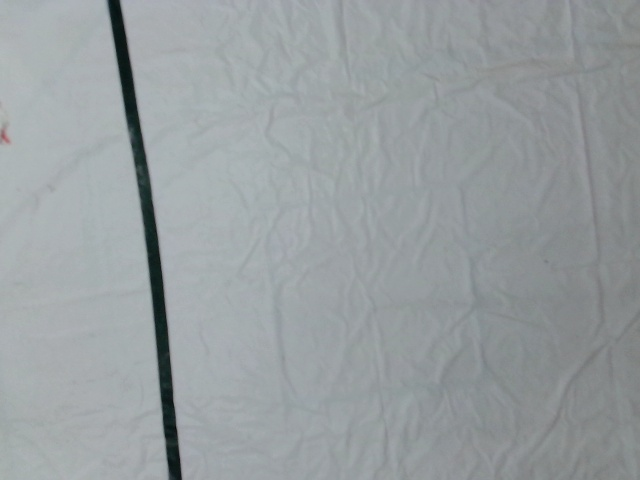
#> input picture picture/1563045960/origpic/49.jpg, 640 x 480 px, found by its file name
$ python landmark_h_for.py
#> lines starting #> are read from the running program, lines starting #| are printed output that depends on the picture
#> further down, src is the input picture: shape (480, 640, 3); mean B, G, R 160.3, 158, 151.8
# -*- coding:utf-8 -*-
#
# 检测降落标志"H"
#

import cv2 as cv
import math


image_center = (180, 320)


def detect_h(_src):
    # 图像逆时针旋转90度
    _src = cv.flip(cv.transpose(_src), 0)
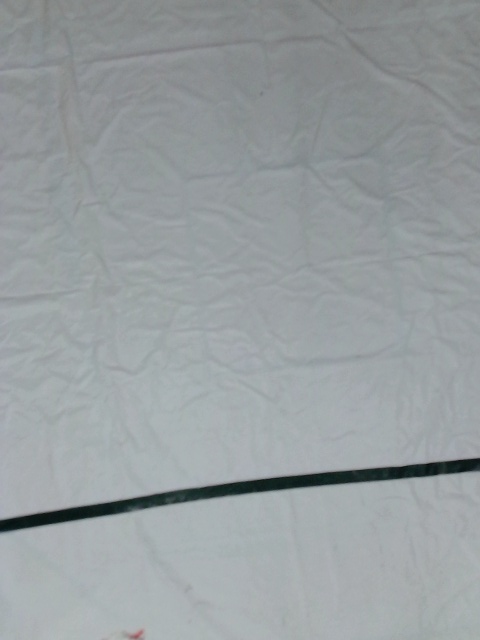
#> _src: shape (640, 480, 3); mean of channels 0, 1, 2 160.3, 158, 151.8; drawn as B, G, R
    # 通过颜色范围检测提取ROI区域
    roi = cv.inRange(_src, (85, 20, 0), (130, 80, 60))
#> roi: shape (640, 480); every value is 0
    # cv.imshow("roi", roi)

    M = cv.moments(roi)
#> M = moments, m00 0
    if M['m00'] == 0:
        return _src, None, None, None
    cx, cy = M['m10'] / M['m00'], M['m01'] / M['m00']

    # H中心减图像中心，得到x偏差和y偏差
    cx = round(cx)
    cy = round(cy)
    x_bias = cx - image_center[0]
    y_bias = cy - image_center[1]

    # 计算forward_angle
    x_abs = abs(x_bias)
    y_abs = abs(y_bias)
    if x_bias == 0 or y_bias == 0:
        return _src, x_bias, y_bias, 0

    forward_angle = round(math.atan(x_abs / y_abs) / math.pi * 180)
    # 第一象限
    if y_bias < 0 < x_bias:
        pass
    # 第二象限
    elif x_bias < 0 and y_bias < 0:
        forward_angle = -forward_angle
    # 第三象限
    elif x_bias < 0 < y_bias:
        forward_angle = forward_angle - 180
    # 第四象限
    elif forward_angle != 0:
        forward_angle = 180 - forward_angle

    cv.circle(_src, (cx, cy), 2, (255, 255, 255), 2)
    cv.circle(_src, image_center, 2, (255, 255, 255), 2)
    cv.line(_src, image_center, (cx, cy), (255, 0, 0), 2)

    return _src, x_bias, y_bias, round(forward_angle)


if __name__ == "__main__":

    # [8 lines of commented-out code are left out]

    src = cv.imread("../picture/1563053640/origpic/49.jpg")
    cv.imshow("input", src)
#> (the run stopped early here; a loop or call above may not have finished)

$ run again, with picture/1563045960/origpic/10.jpg copied over picture/1563045960/origpic/49.jpg
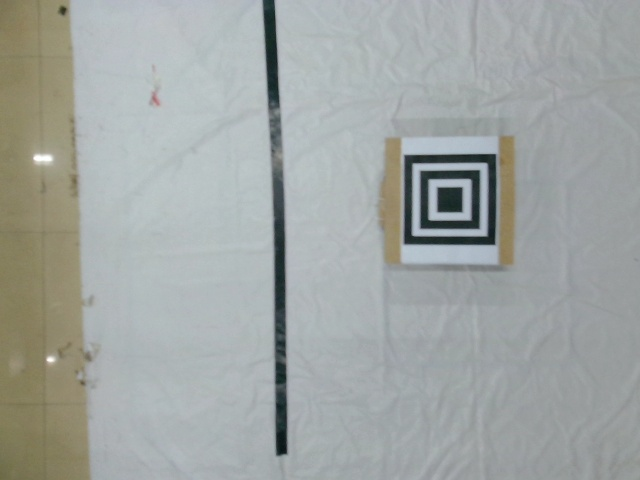
#> input picture picture/1563045960/origpic/10.jpg, 640 x 480 px, found by its file name
#> src is the input picture: shape (480, 640, 3); mean B, G, R 163.3, 165.6, 160.6
#> in detect_h, `_src = cv.flip(cv.transpose(_src), 0)`:
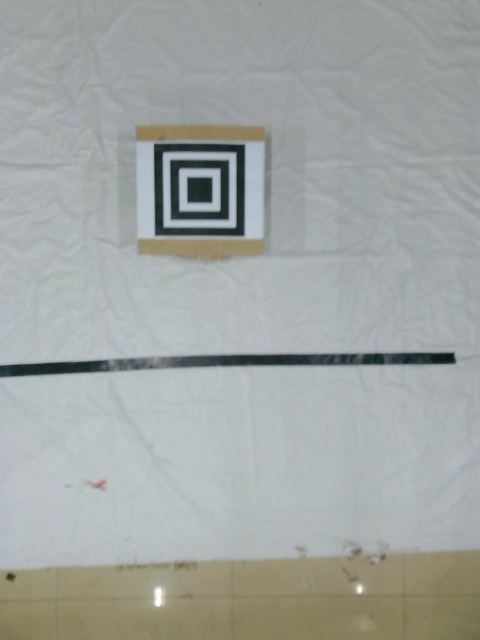
#> _src: shape (640, 480, 3); mean of channels 0, 1, 2 163.3, 165.6, 160.6; drawn as B, G, R
#> roi: shape (640, 480); every value is 0
#> M = moments, m00 0

$ run again, with picture/1563045960/origpic/100.jpg copied over picture/1563045960/origpic/49.jpg
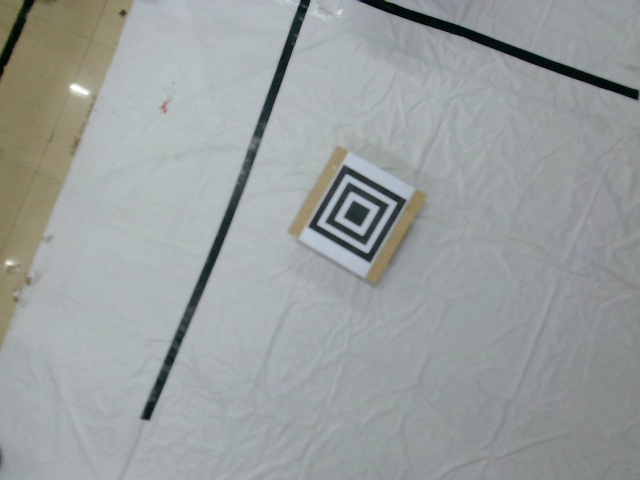
#> input picture picture/1563045960/origpic/100.jpg, 640 x 480 px, found by its file name
#> src is the input picture: shape (480, 640, 3); mean B, G, R 158.5, 158.8, 153.8
#> in detect_h, `_src = cv.flip(cv.transpose(_src), 0)`:
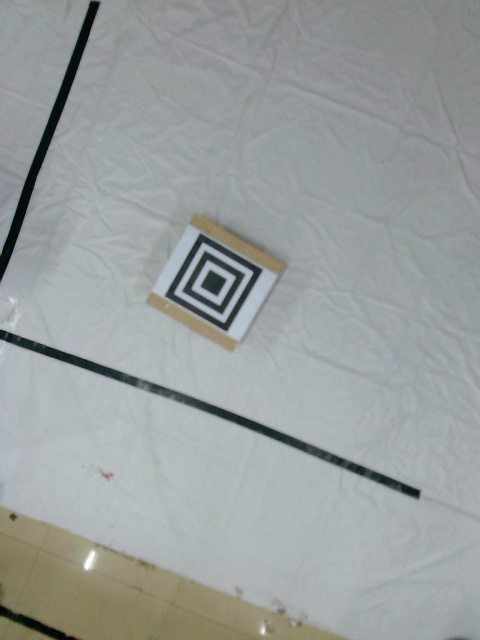
#> _src: shape (640, 480, 3); mean of channels 0, 1, 2 158.5, 158.8, 153.8; drawn as B, G, R
#> roi: shape (640, 480); every value is 0
#> M = moments, m00 0
